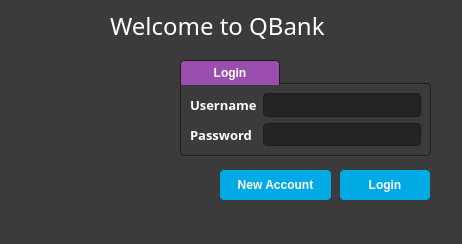
<?xml version="1.0" encoding="UTF-8"?>
<ui version="4.0">
 <class>qbankClient</class>
 <widget class="QMainWindow" name="qbankClient">
  <property name="geometry">
   <rect>
    <x>0</x>
    <y>0</y>
    <width>462</width>
    <height>244</height>
   </rect>
  </property>
  <property name="windowTitle">
   <string>qbankClient</string>
  </property>
  <property name="styleSheet">
   <string notr="true">QWidget
{
    background-color:	#3b3b3b;

	color: #fff;
	selection-background-color: #fff;
	selection-color: #000;

}


/*-----QLabel-----*/
QLabel
{
	background-color: transparent;
	color: #fff;

}


/*-----QPushButton-----*/
QPushButton
{
	background-color: #00aae4;
	color: #fff;
	min-width: 80px;
	border-radius: 4px;
	padding: 5px;

}



QPushButton::hover
{
	background-color: #0486b2;
	border: 1px solid #0486b2;

}



/*-----QLineEdit-----*/
QLineEdit
{
	background-color: #242424;
	color : #fff;
	border: 1px solid #1d1d1d;
	padding: 3px;
	padding-left: 5px;
	border-radius: 4px;
   font-weight: bold;

}




/*-----QGroupBox-----*/
QGroupBox 
{
    border: 1px solid;
    border-color: #1d1d1d;
	border-radius: 4px;
    margin-top: 23px;

}


QGroupBox::title  
{
    background-color: #9a4eae;
    color: #fff;
	subcontrol-position: top left;
    subcontrol-origin: margin;
    padding: 5px;
	min-width: 100px;
	border: 1px solid #1d1d1d;
	border-top-left-radius: 4px;
	border-top-right-radius: 4px;
	border-bottom: none;

}




</string>
  </property>
  <widget class="QWidget" name="centralwidget">
   <widget class="QLabel" name="welcome_label">
    <property name="geometry">
     <rect>
      <x>110</x>
      <y>10</y>
      <width>251</width>
      <height>31</height>
     </rect>
    </property>
    <property name="font">
     <font>
      <family>Eras Bold ITC</family>
      <pointsize>18</pointsize>
      <weight>50</weight>
      <italic>false</italic>
      <bold>false</bold>
     </font>
    </property>
    <property name="styleSheet">
     <string notr="true"/>
    </property>
    <property name="text">
     <string>Welcome to QBank</string>
    </property>
   </widget>
   <widget class="QGroupBox" name="groupBox">
    <property name="geometry">
     <rect>
      <x>180</x>
      <y>60</y>
      <width>251</width>
      <height>96</height>
     </rect>
    </property>
    <property name="font">
     <font>
      <pointsize>9</pointsize>
      <weight>75</weight>
      <italic>false</italic>
      <bold>true</bold>
      <underline>false</underline>
      <strikeout>false</strikeout>
      <stylestrategy>PreferAntialias</stylestrategy>
      <kerning>true</kerning>
     </font>
    </property>
    <property name="styleSheet">
     <string notr="true">/*QGroupBox{
background-color:#363636;
}*/</string>
    </property>
    <property name="title">
     <string>Login</string>
    </property>
    <layout class="QGridLayout" name="gridLayout">
     <item row="0" column="0">
      <widget class="QLabel" name="label">
       <property name="font">
        <font>
         <family>Open Sans</family>
         <pointsize>10</pointsize>
         <weight>75</weight>
         <bold>true</bold>
        </font>
       </property>
       <property name="styleSheet">
        <string notr="true"/>
       </property>
       <property name="text">
        <string>Username</string>
       </property>
      </widget>
     </item>
     <item row="0" column="1">
      <widget class="QLineEdit" name="username">
       <property name="font">
        <font>
         <pointsize>10</pointsize>
         <weight>75</weight>
         <bold>true</bold>
        </font>
       </property>
       <property name="text">
        <string/>
       </property>
      </widget>
     </item>
     <item row="1" column="0">
      <widget class="QLabel" name="label_2">
       <property name="font">
        <font>
         <family>Open Sans</family>
         <pointsize>10</pointsize>
         <weight>75</weight>
         <bold>true</bold>
        </font>
       </property>
       <property name="styleSheet">
        <string notr="true"/>
       </property>
       <property name="text">
        <string>Password</string>
       </property>
      </widget>
     </item>
     <item row="1" column="1">
      <widget class="QLineEdit" name="password">
       <property name="font">
        <font>
         <pointsize>10</pointsize>
         <weight>75</weight>
         <bold>true</bold>
        </font>
       </property>
       <property name="echoMode">
        <enum>QLineEdit::Password</enum>
       </property>
      </widget>
     </item>
    </layout>
   </widget>
   <widget class="QLabel" name="icon">
    <property name="geometry">
     <rect>
      <x>30</x>
      <y>80</y>
      <width>111</width>
      <height>81</height>
     </rect>
    </property>
    <property name="styleSheet">
     <string notr="true">/*QLabel{
background-color:#363636;
}*/</string>
    </property>
    <property name="text">
     <string/>
    </property>
   </widget>
   <widget class="QPushButton" name="login">
    <property name="geometry">
     <rect>
      <x>340</x>
      <y>170</y>
      <width>90</width>
      <height>30</height>
     </rect>
    </property>
    <property name="font">
     <font>
      <family>MS Sans Serif</family>
      <weight>75</weight>
      <bold>true</bold>
     </font>
    </property>
    <property name="cursor">
     <cursorShape>PointingHandCursor</cursorShape>
    </property>
    <property name="text">
     <string>Login</string>
    </property>
   </widget>
   <widget class="QPushButton" name="newAccount">
    <property name="geometry">
     <rect>
      <x>220</x>
      <y>170</y>
      <width>111</width>
      <height>30</height>
     </rect>
    </property>
    <property name="font">
     <font>
      <family>MS Sans Serif</family>
      <weight>75</weight>
      <bold>true</bold>
     </font>
    </property>
    <property name="cursor">
     <cursorShape>PointingHandCursor</cursorShape>
    </property>
    <property name="text">
     <string>New Account</string>
    </property>
   </widget>
  </widget>
  <widget class="QMenuBar" name="menubar">
   <property name="geometry">
    <rect>
     <x>0</x>
     <y>0</y>
     <width>462</width>
     <height>21</height>
    </rect>
   </property>
  </widget>
  <widget class="QStatusBar" name="statusbar"/>
 </widget>
 <resources/>
 <connections/>
</ui>
